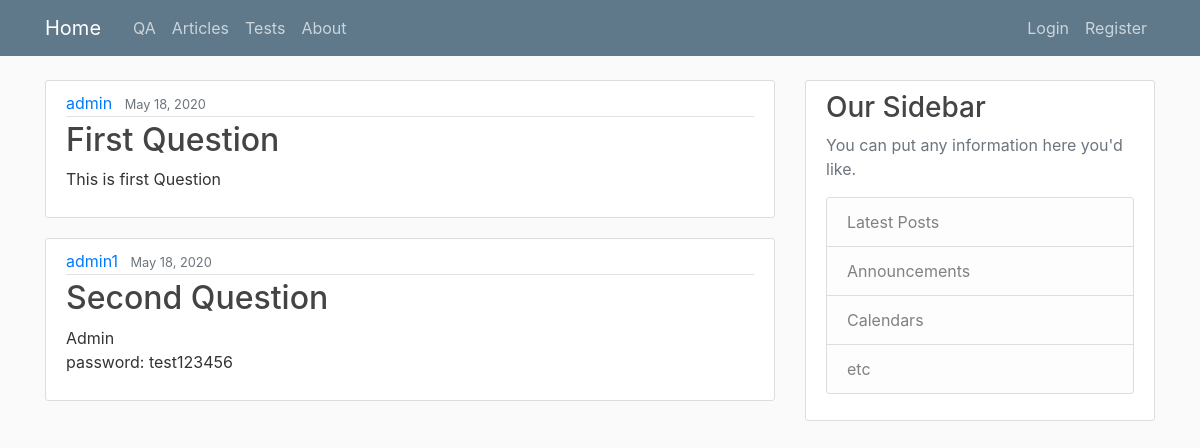
The page / on the database its author committed.
### qa/models.py (models this page shows, shortened)
class Question(models.Model):
	title = models.CharField(max_length=100)
	content = models.TextField()
	date_posted = models.DateTimeField(default=timezone.now)
	author = models.ForeignKey(User, on_delete=models.CASCADE)

### base/views.py (the view)
# urls.py: path('', views.home, name='home'),
def home(request):
	context = {
		'posts': Post.objects.all()
	}
	return render(request, 'base/home.html', context)

### base/templates/base/home.html
{% extends "base/common.html" %}
{% block content %}
	{% for post in posts %}
		<article class="media content-section">
          <div class="media-body">
            <div class="article-metadata">
              <a class="mr-2" href="#">{{ post.author }}</a>
              <small class="text-muted">{{ post.date_posted|date:"F d, Y" }}</small>
            </div>
            <h2><a class="article-title" href="#">{{ post.title }}</a></h2>
            <p class="article-content">{{ post.content }}</p>
          </div>
        </article>
	{% endfor %}
{% endblock %}

### base/static/base/main.css (style rules this page uses)
body { background: #fafafa; color: #333333; margin-top: 5rem; }
h1, h2, h3, h4, h5, h6 { color: #444444; }
.content-section { background: #ffffff; padding: 10px 20px; border: 1px solid #dddddd; border-radius: 3px; margin-bottom: 20px; }
.article-title { color: #444444; }
.article-content { white-space: pre-line; }
.article-metadata { padding-bottom: 1px; margin-bottom: 4px; border-bottom: 1px solid #e3e3e3 }

### rows shown on the page
Question: author "admin", date_posted "May 18, 2020", title "First Question", content "This is first Question"
Question: author "admin1", date_posted "May 18, 2020", title "Second Question", content "Admin password: test123456"
